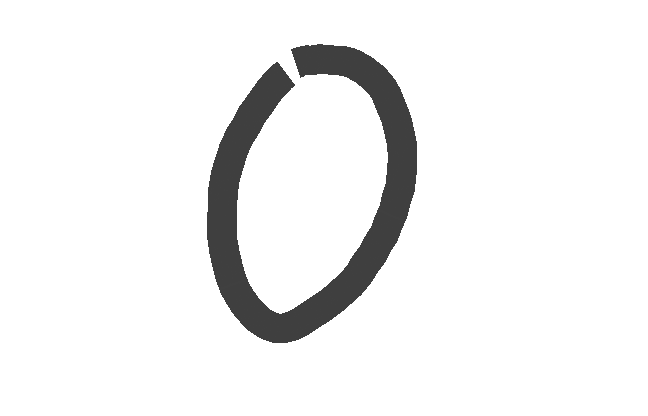
#> input picture MachineLearning/kNN/kNN/data/digits/MyDigits/0.png, 648 x 416 px; its folder holds only this picture in this run
$ python -i kNN.py   (imports and definitions only)   (older library calls are emulated)
#> lines starting #> are read from the running program, lines starting #| are printed output that depends on the picture; after the words box and inside, x2 and y2 are one past the last pixel; in counts of white or black regions, pixels touching at a corner belong together
# coding: gbk

import numpy as np
import operator
import os
import cv2

# [140 lines left out: functions createDataSet, classify0, file2matrix, autoNorm, datingClassTest, classifyPerson and 3 more, not called in this run]


def png2vec(filename):
    """ 将png图片转为向量 """
#> called with filename = 'data/digits/MyDigits/0.png'
    # 1. 读取图片, 裁剪
    img = cv2.imread(filename)
#> img is the input picture: shape (416, 648, 3); min 63, max 255, mean 240.3
    if img is None:
        print("Read image error!!!")
        exit()
    ret, thresh = cv2.threshold(img, 127, 1, cv2.THRESH_BINARY)
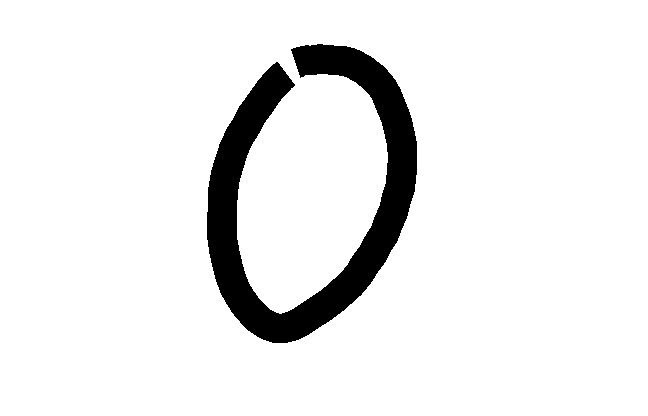
#> thresh: shape (416, 648, 3); values 0 (black) and 1 (white), 92.3% white; 1 black region, box (x1, y1, x2, y2) and area: (207, 44, 417, 343) 20710
    biImg = cv2.split(thresh)[0]    # 取出红色通道(反正图片只有黑白色)

    # 2. 转为 32*32 矩阵
    left, right, top, bottom = 0, 0, 0, 0
    flag = True
    for i, row in enumerate(biImg):
        if flag and np.unique(row).shape[0] > 1:
            top = i
            flag = False
            continue
        if not flag and np.unique(row).shape[0] > 1:
            bottom = i
#> this loop made 416 passes
#> (top, flag) on pass 45: (44, False)
#> after the loop, flag = False; top = 44

    flag = True
    for i, col in enumerate(biImg.T):
        if flag and np.unique(col).shape[0] > 1:
            left = i
            flag = False
            continue
        if not flag and np.unique(col).shape[0] > 1:
            right = i
#> this loop made 648 passes
#> (left, flag) on pass 208: (207, False)
#> after the loop, flag = False; left = 207

    height = bottom + 1 - top
#> height = 299
    width = right + 1 - left
#> width = 210
    if height > width:
        delta = (height - width) // 2
#> delta = 44
    else:
        delta = 0
    img = biImg[top:bottom+1, left-delta:right+1+delta]
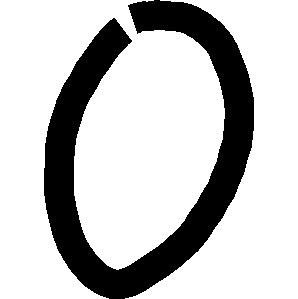
#> img: shape (299, 298); values 0 (black) and 1 (white), 76.8% white; 1 black region, box (x1, y1, x2, y2) and area: (44, 0, 254, 299) 20710
    img = 1 - cv2.resize(img, (32, 32), interpolation=cv2.INTER_CUBIC)
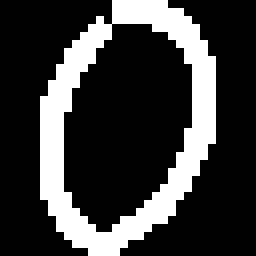
#> img: shape (32, 32) (shown 8 times larger); values 0 (black) and 1 (white), 23.1% white; 1 white region, box (x1, y1, x2, y2) and area: (5, 0, 27, 32) 237
    filepath = "./data/digits/Mydigits/" + filename[-5] + ".txt"
    np.savetxt(filepath, img, fmt='%d', delimiter='', newline='\r\n')

    return filepath

>>> result = png2vec('data/digits/MyDigits/0.png')

$ run again, on MachineLearning/kNN/kNN/data/digits/MyDigits/1.png
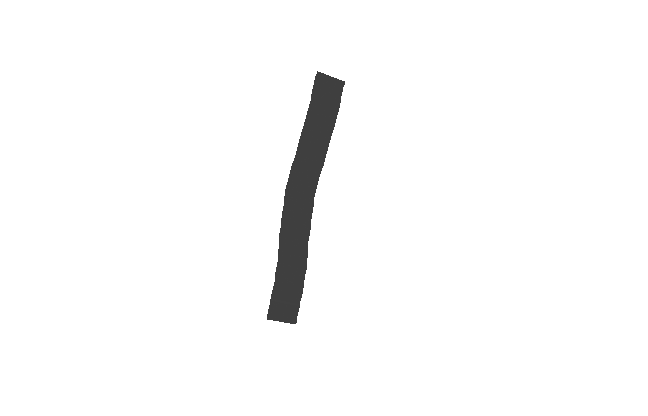
#> input picture MachineLearning/kNN/kNN/data/digits/MyDigits/1.png, 648 x 416 px
#> in png2vec, img is the input picture: shape (416, 648, 3); min 63, max 255, mean 249.7
#> in png2vec, `ret, thresh = cv2.threshold(img, 127, 1, cv2.THRESH_BINARY)`:
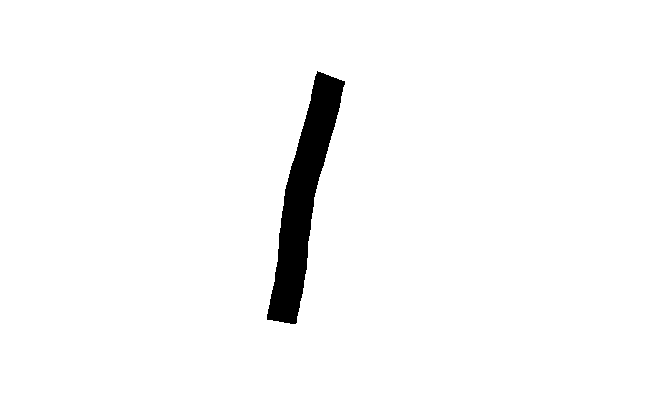
#> thresh: shape (416, 648, 3); values 0 (black) and 1 (white), 97.2% white; 1 black region, box (x1, y1, x2, y2) and area: (267, 71, 345, 324) 7508
#> the loop in png2vec, `for i, row in enumerate(biImg):` made 416 passes
#> (top, flag) on pass 72: (71, False)
#> after the loop in png2vec, `for i, row in enumerate(biImg):`: flag = False; top = 71
#> the loop in png2vec, `for i, col in enumerate(biImg.T):` made 648 passes
#> (left, flag) on pass 268: (267, False)
#> after the loop in png2vec, `for i, col in enumerate(biImg.T):`: flag = False; left = 267
#> height = 253
#> width = 78
#> delta = 87
#> in png2vec, `img = 1 - cv2.resize(img, (32, 32), interpolation=cv2.INTER_CUBIC)`:
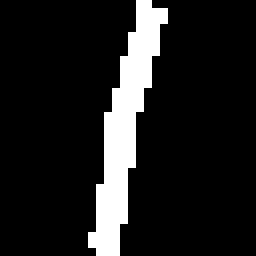
#> img: shape (32, 32) (shown 8 times larger); values 0 (black) and 1 (white), 11.8% white; 1 white region, box (x1, y1, x2, y2) and area: (11, 0, 21, 32) 121

$ run again, on MachineLearning/kNN/kNN/data/digits/MyDigits/2.png
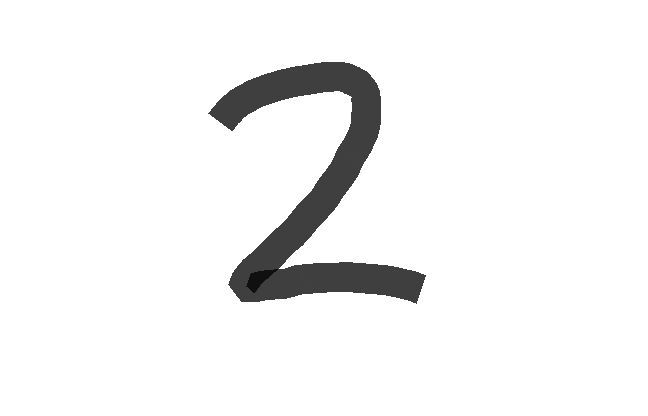
#> input picture MachineLearning/kNN/kNN/data/digits/MyDigits/2.png, 648 x 416 px
#> in png2vec, img is the input picture: shape (416, 648, 3); min 16, max 255, mean 242.8
#> in png2vec, `ret, thresh = cv2.threshold(img, 127, 1, cv2.THRESH_BINARY)`:
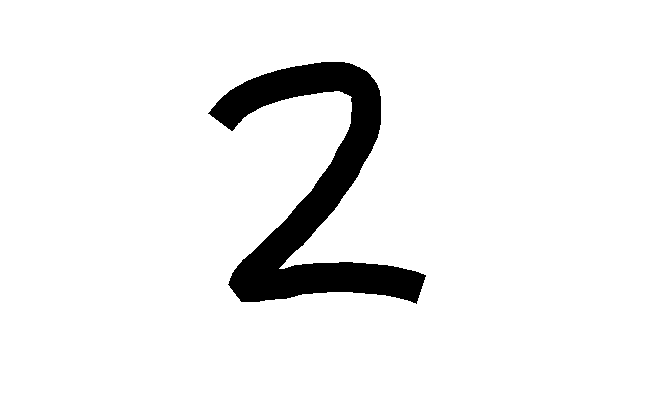
#> thresh: shape (416, 648, 3); values 0 (black) and 1 (white), 93.7% white; 1 black region, box (x1, y1, x2, y2) and area: (208, 62, 426, 304) 17111
#> the loop in png2vec, `for i, row in enumerate(biImg):` made 416 passes
#> (top, flag) on pass 63: (62, False)
#> after the loop in png2vec, `for i, row in enumerate(biImg):`: flag = False; top = 62
#> the loop in png2vec, `for i, col in enumerate(biImg.T):` made 648 passes
#> (left, flag) on pass 209: (208, False)
#> after the loop in png2vec, `for i, col in enumerate(biImg.T):`: flag = False; left = 208
#> height = 242
#> width = 218
#> delta = 12
#> in png2vec, `img = 1 - cv2.resize(img, (32, 32), interpolation=cv2.INTER_CUBIC)`:
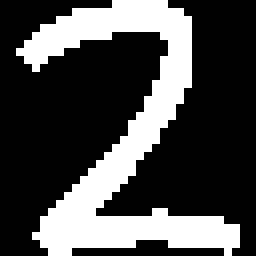
#> img: shape (32, 32) (shown 8 times larger); values 0 (black) and 1 (white), 28.8% white; 1 white region, box (x1, y1, x2, y2) and area: (2, 0, 30, 32) 295
